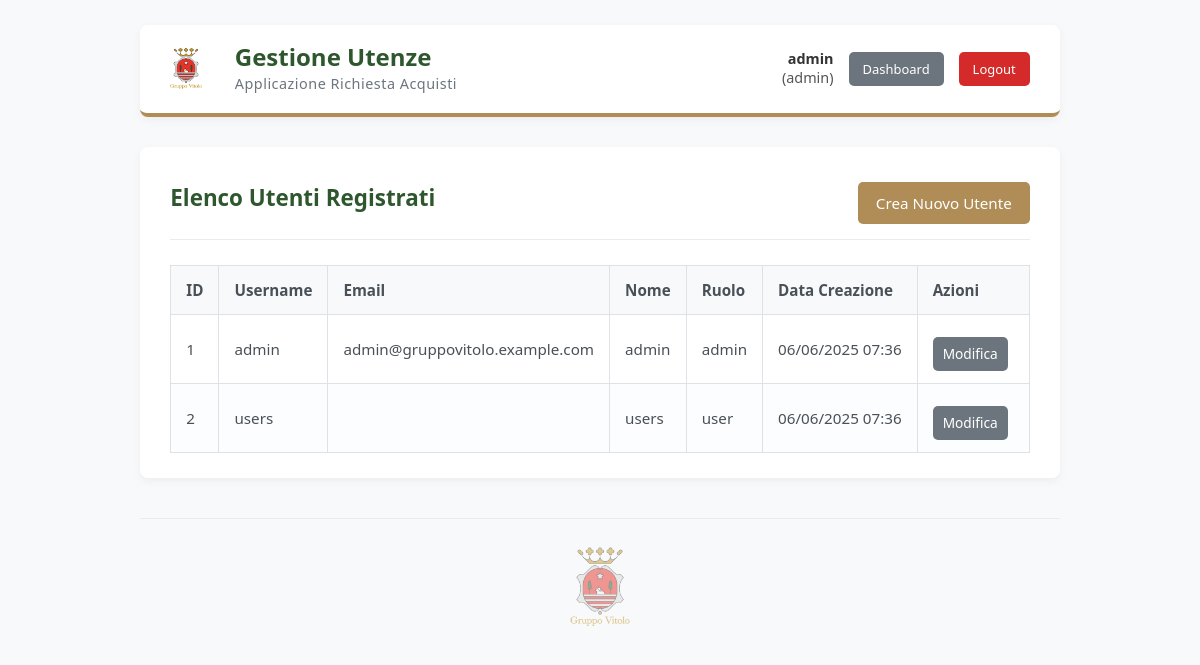
/gestioneutenze.php (signed in), run on the app's committed database.
### tables this page shows
CREATE TABLE IF NOT EXISTS `utenti` (
  `id` int(11) NOT NULL AUTO_INCREMENT,
  `username` varchar(50) NOT NULL,
  `email` varchar(100) DEFAULT NULL,
  `nome` varchar(150) DEFAULT NULL,
  `password_hash` varchar(255) NOT NULL,
  `ruolo` varchar(20) NOT NULL DEFAULT 'user',
  `data_creazione` timestamp NOT NULL DEFAULT current_timestamp(),
  PRIMARY KEY (`id`),
  UNIQUE KEY `uq_username` (`username`),
  UNIQUE KEY `uq_email` (`email`)
);

### gestioneutenze.php (the view, shortened to what this page needs)
<?php
$username_display_gu = htmlspecialchars(isset($_SESSION['username']) ? $_SESSION['username'] : 'N/A');
$user_role_display_gu = htmlspecialchars(isset($_SESSION['ruolo']) ? $_SESSION['ruolo'] : 'N/A');
$db_host = 'localhost'; $db_user = 'root'; $db_pass = ''; $db_name = 'gruppo_vitolo_db';
$conn_gu = new mysqli($db_host, $db_user, $db_pass, $db_name);
$users_list = [];
$action = isset($_GET['action']) ? $_GET['action'] : 'list';
if ($conn_gu->connect_error) {
    error_log("[gestioneutenze.php] Errore connessione DB: " . $conn_gu->connect_error);
    $db_error_message = "Impossibile caricare i dati: errore di connessione al database.";
} else {
    $sql_users = "SELECT id, username, email, nome, ruolo, data_creazione FROM utenti ORDER BY username ASC";
    $result_users = $conn_gu->query($sql_users);
    if ($result_users) {
        while ($row = $result_users->fetch_assoc()) { $users_list[] = $row; }
    } else {
        error_log("[gestioneutenze.php] Errore query lista utenti: " . $conn_gu->error);
        $db_error_message = "Errore nel caricamento della lista utenti.";
    }
}
?>
<!DOCTYPE html>
<html lang="it">
<head>
    <link rel="stylesheet" href="style.css">
</head>
<body>
    <div class="page-outer-container">
        <header class="module-header">
            <div class="header-branding">
                <a href="dashboard.php" class="header-logo-link"><img src="logo.png" alt="Logo Gruppo Vitolo" class="logo"></a>
                <div class="header-titles">
                    <h1>Gestione Utenze</h1>
                    <h2>Applicazione Richiesta Acquisti</h2>
                </div>
            </div>
            <div class="user-session-controls">
                <div class="user-info">
                    <span><strong><?php echo $username_display_gu; ?></strong></span>
                    <span>(<?php echo $user_role_display_gu; ?>)</span>
                </div>
                <a href="dashboard.php" class="nav-link-button">Dashboard</a>
                <a href="logout.php" class="logout-button">Logout</a>
            </div>
        </header>
        <main class="module-content" id="gestione-utenze-content">
            <div class="app-section-header">
                <h2>Elenco Utenti Registrati</h2>
                <?php if ($action !== 'create_user' && $action !== 'edit'): ?>
                <div class="action-buttons">
                    <a href="gestioneutenze.php?action=create_user#user-form-anchor" class="admin-button">Crea Nuovo Utente</a>
                </div>
                <?php endif; ?>
            </div>
            <?php if ($action === 'list'): ?>
                <table class="users-table">
                    <thead>
                        <tr>
                            <th>ID</th><th>Username</th><th>Email</th><th>Nome</th><th>Ruolo</th><th>Data Creazione</th><th>Azioni</th>
                        </tr>
                    </thead>
                    <tbody>
                        <?php if (!empty($users_list)): ?>
                            <?php foreach ($users_list as $user): ?>
                                <tr>
                                    <td><?php echo htmlspecialchars($user['id']); ?></td>
                                    <td><?php echo htmlspecialchars($user['username']); ?></td>
                                    <td><?php echo htmlspecialchars(isset($user['email']) ? $user['email'] : '-'); ?></td>
                                    <td><?php echo htmlspecialchars(isset($user['nome']) ? $user['nome'] : '-'); ?></td>
                                    <td><?php echo htmlspecialchars($user['ruolo']); ?></td>
                                    <td><?php echo htmlspecialchars(date('d/m/Y H:i', strtotime($user['data_creazione']))); ?></td>
                                    <td class="actions-cell">
                                        <a href="gestioneutenze.php?action=edit&id=<?php echo $user['id']; ?>#user-form-anchor" class="admin-button secondary">Modifica</a>
                                    </td>
                                </tr>
                            <?php endforeach; ?>
                        <?php else: ?>
                            <tr><td colspan="7" style="text-align:center; padding: 20px;">Nessun utente trovato nel sistema.</td></tr>
                        <?php endif; ?>
                    </tbody>
                </table>
            <?php endif; ?>
        </main>
        <footer class="footer-logo-area">
            <img src="logo.png" alt="Logo Gruppo Vitolo">
        </footer>
    </div>
</body>
</html>

### style.css (style rules this page uses)
html { box-sizing: border-box; scroll-behavior: smooth; }
*, *:before, *:after { box-sizing: inherit; }
body { background-color: #f8f9fa; color: #495057; font-family: 'Segoe UI', Tahoma, Geneva, Verdana, sans-serif; line-height: 1.6; margin: 0; padding: 0; display: flex; justify-content: center; align-items: flex-start; min-height: 100vh; overflow-y: auto; }
.header-branding { display: flex; align-items: center; gap: 18px; }
.header-branding .logo { max-height: 50px; display: block; }
.header-titles h1 { font-size: 1.6em; color: #2E572E; margin: 0; font-weight: 600; line-height: 1.2; }
.header-titles h2 { font-size: 0.95em; color: #6c757d; margin: 0; font-weight: 400; letter-spacing: 0.5px; }
.user-session-controls { text-align: right; font-size: 0.9em; color: #555; display: flex; align-items: center; gap: 15px; }
.user-session-controls .user-info { line-height: 1.4; text-align: right; }
.user-session-controls .user-info strong { font-weight: 600; color: #333; }
.user-session-controls .nav-link-button, .user-session-controls .logout-button { padding: 7px 14px; font-size: 0.9em; color: white !important; text-decoration: none; border-radius: 5px; transition: background-color 0.2s ease, transform 0.2s ease; font-weight: 500; white-space: nowrap; }
.user-session-controls .nav-link-button { background-color: #6c757d; }
.user-session-controls .logout-button { background-color: #D42A2A; }
.module-content, .dashboard-content-wrapper { background-color: #ffffff; padding: 25px 30px; border-radius: 8px; box-shadow: 0 3px 10px rgba(0,0,0,0.05); }
.app-section-header { display: flex; justify-content: space-between; align-items: center; margin-bottom: 25px; padding-bottom: 15px; border-bottom: 1px solid #e9ecef; }
.app-section-header h2 { font-size: 1.4em; color: #2E572E; margin: 0; font-weight: 600; }
.app-section-header .action-buttons a { margin-left: 10px; }
button[type="submit"], .admin-button, .action-button { background-color: #B08D57; color: white; padding: 10px 20px; border: none; border-radius: 5px; cursor: pointer; font-size: 1em; text-decoration: none; display: inline-block; transition: background-color 0.2s ease, transform 0.2s ease, box-shadow 0.2s ease; font-weight: 500; margin-top: 10px; text-align:center; }
.admin-button.secondary, .action-button.secondary { background-color: #6c757d; }
.users-table { width: 100%; border-collapse: collapse; margin-top: 20px; font-size: 0.95em; }
.users-table th, .users-table td { border: 1px solid #dee2e6; padding: 12px 15px; text-align: left; vertical-align: middle; }
.users-table th { background-color: #f8f9fa; color: #495057; font-weight: 600; }
.users-table tr:nth-child(even) { background-color: #fcfdff; }
.users-table .actions-cell a, .users-table .actions-cell form { margin-right: 6px; display: inline-block; }
.footer-logo-area { text-align: center; margin-top: 50px; padding-top: 30px; border-top: 1px solid #e9ecef; }
.footer-logo-area img { max-width: 60px; opacity: 0.5; }

### data on the page
utenti: id "1", username "admin", email "admin@gruppovitolo.example.com", nome "admin", ruolo "admin", data_creazione "06/06/2025 07:36"
utenti: id "2", username "users", nome "users", ruolo "user", data_creazione "06/06/2025 07:36"

### other printed values
$username_display_gu "admin"
$user_role_display_gu "admin"
